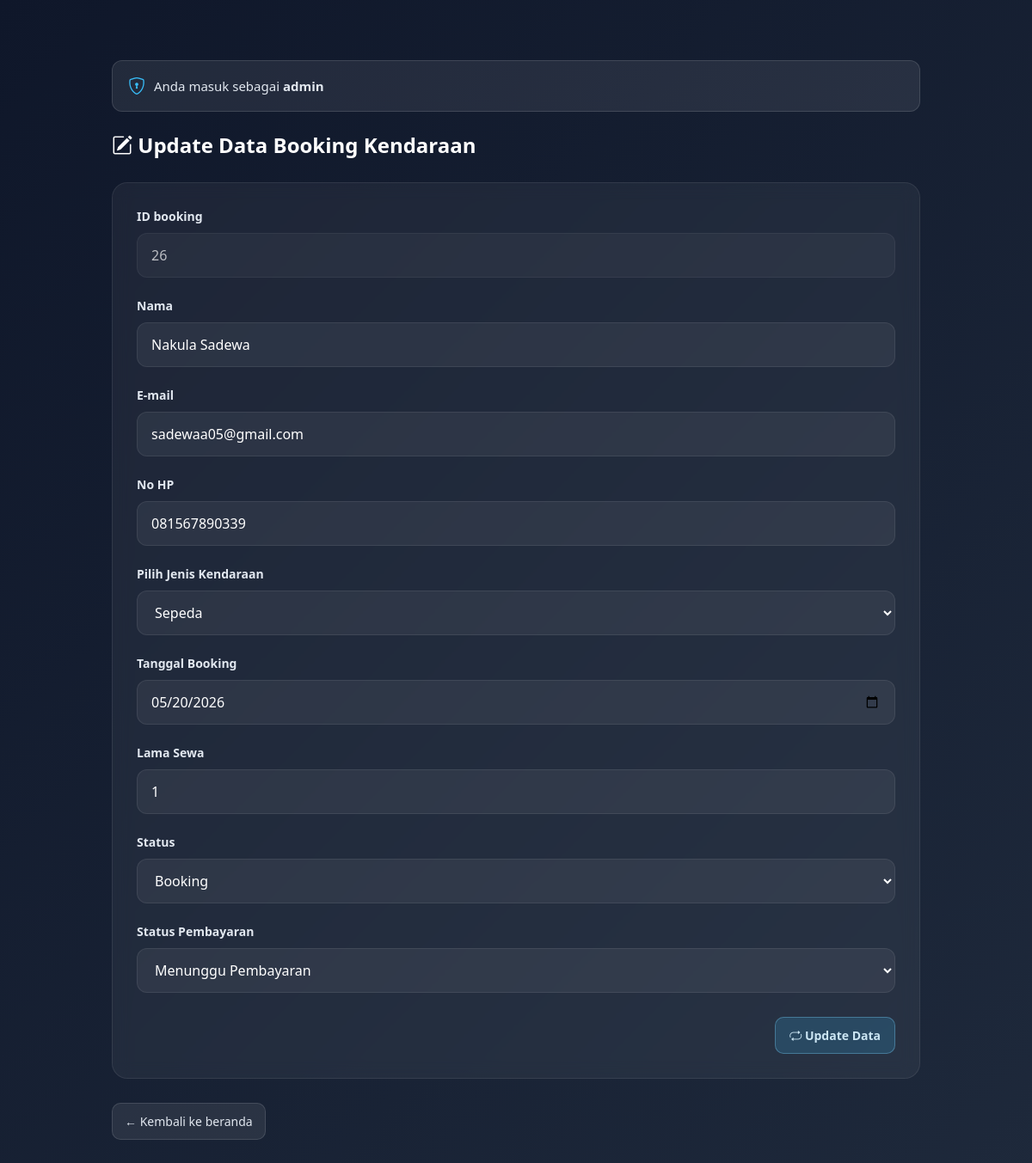
Page /admin/edit_booking.php?id_booking=26 (signed in) on the committed database.
### tables this page shows
CREATE TABLE `booking` (
  `id_booking` int(11) NOT NULL,
  `id_kendaraan` char(4) DEFAULT NULL,
  `tanggal` date DEFAULT NULL,
  `lama_sewa` int(11) DEFAULT NULL,
  `metode_pembayaran` varchar(50) DEFAULT NULL,
  `id_user` int(11) NOT NULL,
  `total_harga` int(11) NOT NULL,
  `status` varchar(20) DEFAULT 'booking',
  `status_pembayaran` varchar(50) DEFAULT NULL
);

CREATE TABLE `users` (
  `id_user` int(11) NOT NULL,
  `username` varchar(50) DEFAULT NULL,
  `password` varchar(50) DEFAULT NULL,
  `email` varchar(50) DEFAULT NULL,
  `nama` varchar(50) NOT NULL,
  `no_hp` varchar(20) NOT NULL
);

CREATE TABLE `kendaraan` (
  `id_kendaraan` char(4) NOT NULL,
  `jenis_kendaraan` varchar(50) DEFAULT NULL,
  `harga_sewa` int(11) DEFAULT NULL,
  `gambar` varchar(50) DEFAULT NULL,
  `deskripsi` text DEFAULT NULL,
  `stok` int(11) DEFAULT NULL
);

### admin/edit_booking.php (the view, shortened to what this page needs)
<?php
include '../proses/koneksi.php';
$id_booking = $_GET['id_booking'];
$query = mysqli_query($konek, "SELECT booking. *, users.nama, users.email, users.no_hp
        FROM booking JOIN users ON booking.id_user = users.id_user
        WHERE booking.id_booking = '$id_booking'");
$data = mysqli_fetch_array($query);
?>
<!DOCTYPE html>
<html lang="en">
<head>
    <link href="https://cdn.jsdelivr.net/npm/bootstrap@5.3.8/dist/css/bootstrap.min.css" rel="stylesheet">
    <link rel="stylesheet" href="https://cdn.jsdelivr.net/npm/bootstrap-icons@1.10.5/font/bootstrap-icons.css">
    <link rel="stylesheet" href="../css/styleAdmin.css">
</head>
<body class="tampil-data">
<div class="container container-box">
    <div class="admin-info">
        <i class="bi bi-shield-lock"></i>
        <span>Anda masuk sebagai <b><?= $_SESSION['admin_username']; ?></b></span>
    </div>
    <div class="topbar">
        <h1><i class="bi bi-pencil-square"></i> Update Data Booking Kendaraan</h1>
    </div>
    <div class="form-card">
    <form action="../proses/update_booking.php" method="POST">
        <div class="form-group-admin">
            <label for="id_booking">ID booking</label>
            <input type="text" name = "id_booking" class="admin-input"
            value="<?= $data['id_booking']; ?>" readonly><br>
        </div>
        <div class="form-group-admin">
            <label for="nama">Nama </label>
            <input type="text" name="nama" class="admin-input"
            value="<?= $data['nama']; ?>">
        </div>
        <div class="form-group-admin">
            <label for="email">E-mail </label>
            <input type="text" name="email" class="admin-input"
            value="<?= $data['email']; ?>">
        </div>
        <div class="form-group-admin">
            <label for="no_hp">No HP </label>
            <input type="text" name="no_hp" class="admin-input"
            value="<?= $data['no_hp']; ?>">
        </div>
        <div class="form-group-admin">
            <label class="label">Pilih Jenis Kendaraan</label>
            <select name="id_kendaraan" id="id_kendaraan" class="admin-input" required>
                <?php
                $kendaraan = mysqli_query($konek, "SELECT * FROM kendaraan");
                while($k = mysqli_fetch_array($kendaraan)){
                ?>
                <option value="<?= $k['id_kendaraan']; ?>"
                    <?= ($data['id_kendaraan'] == $k['id_kendaraan']) ? 'selected' : ''; ?>>
                    <?= $k['jenis_kendaraan']; ?>
                </option>
                <?php } ?>
            </select>
        </div>
        <div class="form-group-admin">
            <label for="tanggal">Tanggal Booking</label>
            <input type="date" name="tanggal" id="tanggal" class="admin-input"
            value="<?= $data['tanggal']; ?>">
        </div>
        <div class="form-group-admin">
            <label for="lama_sewa">Lama Sewa</label>
            <input type="text" name="lama_sewa" class="admin-input"
            value="<?= $data['lama_sewa']; ?>">
        </div>
        <div class="form-group-admin">
            <label for="status">Status</label>
            <select name="status" id="status" class="admin-input" required>
                <option value="booking"
                    <?= ($data['status'] == 'booking') ? 'selected' : ''; ?>> Booking
                </option>
            </select>
        </div>
        <div class="form-group-admin">
            <label for="status_pembayaran">Status Pembayaran</label>
            <select name="status_pembayaran" id="status_pembayaran" class="admin-input" required>
                <option value="Menunggu Pembayaran"
                    <?= ($data['status_pembayaran'] == 'Menunggu Pembayaran') ? 'selected' : ''; ?>>
                    Menunggu Pembayaran
                </option>
            </select>
        </div>
        <div class="form-action form-action-right">
            <button type="submit" class="btn-save">
                <i class="bi bi-repeat"></i> Update Data
            </button>
        </div>
    </form>
    </div>
    <div class="form-action">
        <a href="tampil_booking.php" class="btn-back">
            ← Kembali ke beranda
        </a>
    </div>
</div>
</body>
</html>

### css/styleAdmin.css (style rules this page uses)
* { margin: 0; padding: 0; box-sizing: border-box; font-family: 'Segoe UI', sans-serif; }
.container-box { padding: 40px; }
.tampil-data { margin: 0; font-family: 'Segoe UI', sans-serif; background: linear-gradient(135deg, #0f172a, #1e293b); color: white; }
.container-box { max-width: 1000px; min-height: 88vh; width: 100%; margin: 40px auto; padding: 30px; overflow-x: auto; }
.admin-info { display: flex; align-items: center; gap: 10px; background: rgba(255,255,255,0.08); border: 1px solid rgba(255,255,255,0.12); padding: 14px 18px; border-radius: 12px; margin-bottom: 25px; color: #e2e8f0; font-size: 15px; }
.admin-info i { color: #38bdf8; font-size: 20px; }
.topbar { display: flex; justify-content: space-between; align-items: center; margin-bottom: 20px; }
.topbar h1 { font-size: 24px; font-weight: 700; }
.btn-back { display: inline-block; padding: 10px 14px; border-radius: 10px; background: rgba(255,255,255,0.08); color: #e2e8f0; text-decoration: none; font-size: 14px; border: 1px solid rgba(255,255,255,0.12); transition: 0.2s; }
.form-card { background: rgba(255,255,255,0.05); border: 1px solid rgba(255,255,255,0.08); border-radius: 18px; padding: 28px; backdrop-filter: blur(10px); }
.form-group-admin { margin-bottom: 22px; }
.form-group-admin label { display: block; margin-bottom: 9px; color: #e2e8f0; font-size: 14px; font-weight: 600; }
.admin-input { width: 100%; height: 52px; padding: 0 16px; border-radius: 12px; border: 1px solid rgba(255,255,255,0.08); background: rgba(255,255,255,0.06); color: white; outline: none; transition: 0.2s; }
.admin-input option { background: #0f172a; color: white; }
.admin-input[readonly] { opacity: 0.7; cursor: not-allowed; }
.form-action { margin-top: 28px; display: flex; justify-content: space-between; align-items: center; gap: 12px; }
.form-action-right { display: flex; justify-content: flex-end; }
.btn-save { background: rgba(56, 189, 248, 0.18); color: #cbe5f3; padding: 10px 16px; border-radius: 10px; border: 1px solid rgba(125, 211, 252, 0.35); font-weight: 600; font-size: 14px; cursor: pointer; transition: 0.2s; }

### rows in the picture
booking: id_booking "26", nama "Nakula Sadewa", email "sadewaa05@gmail.com", no_hp "081567890339", id_kendaraan "Sepeda", tanggal "05/20/2026", lama_sewa "1", status "Booking", status_pembayaran "Menunggu Pembayaran"

### other values in the picture
$_SESSION['admin_username'] "admin"
